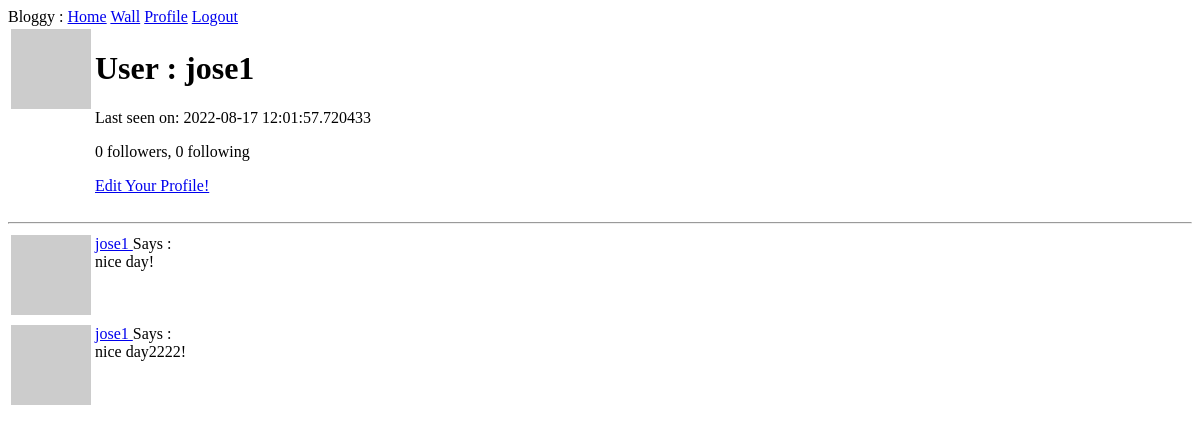
The app's page /user/jose1 (signed in), older data.
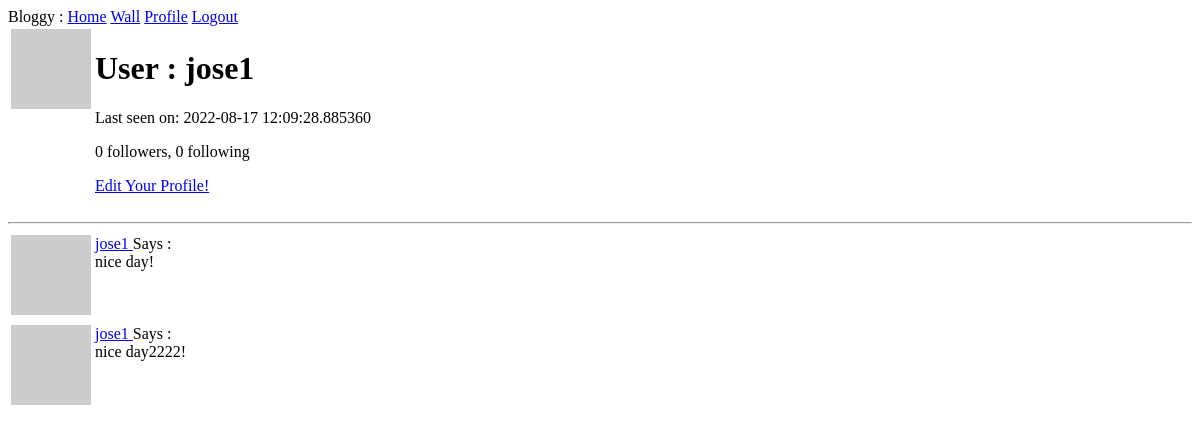
The same page, newer data.
### app/models.py (models this page shows, shortened)
class User(UserMixin, db.Model):
    id = db.Column(db.Integer, primary_key=True)
    username = db.Column(db.String(64), index=True, unique=True)
    email = db.Column(db.String(120), index=True, unique=True)
    password_hash = db.Column(db.String(120))
    posts = db.relationship('Post', backref='author', lazy='dynamic')
    about_me = db.Column(db.String(128))
    last_seen = db.Column(db.DateTime, default=datetime.utcnow)
    followed = db.relationship(
        'User', secondary=followers,
        primaryjoin=(followers.c.follower_id == id),
        secondaryjoin=(followers.c.followed_id == id),
        backref= db.backref('followers', lazy='dynamic'), lazy='dynamic'
    )
    def avatar(self, size):
        digest = md5(self.email.lower().encode('utf-8')).hexdigest()
        return 'https://www.gravatar.com/avatar/{}?d=identicon&s={}'.format(digest, size)

### app/routes.py (the view)
@app.route('/user/<username>')
@login_required
def user(username):
    user = User.query.filter_by(username=username).first_or_404()
    posts = [
        {
            'author':  user ,
            'body': 'nice day!'
        },
        {
            'author':  user ,
            'body': 'nice day2222!'
        }
    ]
    return render_template('user.html', user=user, posts=posts)

### app/models.py (called while the page is built)
@login.user_loader
def load_user(id):
    return User.query.get(int(id))

### app/routes.py (called while the page is built)
@app.before_request
def before_request():
    if current_user.is_authenticated:
        current_user.last_seen = datetime.utcnow()
        db.session.commit()

### app/templates/user.html (shortened to what this page needs)
{% extends "base.html" %}
{% block content %}
<table>
    <tr valign="top">
        <td><img src="{{ user.avatar(128) }}" alt="user-profile-image"></td>
        <td>
            <h1>User : {{ user.username }}</h1>
            {% if user.last_seen %}<p>Last seen on: {{ user.last_seen }}</p>{% endif %}
            <p>{{ user.followers.count() }} followers, {{ user.followed.count() }} following</p>
            {% if user == current_user %}
            <p><a href="{{ url_for('edit_profile') }}"> Edit Your Profile!</a></p>
            {% elif not current_user.is_following(user) %}
            <p><a href="{{ url_for('follow', username=user.username) }}">Follow!</a></p>
            {% else %}
            <p><a href="{{ url_for('unfollow', username=user.username ) }}">Unfollow</a></p>
            {% endif %}
        </td>
    </tr>
</table>
    <hr>
    {% for post in posts %}
        {% include "_post.html" %}
    {% endfor %}
{% endblock %}

### app/templates/base.html (shortened to what this page needs)
<!DOCTYPE html>
<html lang="en">
<head>
</head>
<body>
    <div>Bloggy :
            <a href="{{ url_for('index') }}">Home</a>
            <a href="{{ url_for('wall') }}">Wall</a>
            {% if current_user.is_anonymous %}
            <a href="{{ url_for('login') }}">Log In</a>
            {% else %}
            <a href="{{ url_for('user', username=current_user.username) }}">Profile</a>
            <a href="{{ url_for('logout') }}">Logout</a>
            {% endif %}
        </div>
    {% block content %} {% endblock %}
</body>
</html>

### app/templates/_post.html
<table>
    <tr valign="top">
        <td><img src="{{ post.author.avatar(24) }}" alt="user-profile-image"></td>
        <td>
            <a href="{{ url_for('user', username=post.author.username) }}">
                {{ post.author.username }}
            </a>
            Says : <br> {{ post.body }} <br></td>
    </tr>
</table>

Row changes from the older to the newer data that the page shows:
changed User "jose1": last_seen "2022-08-17 12:01:57.720433" → "2022-08-17 12:09:28.885360"
